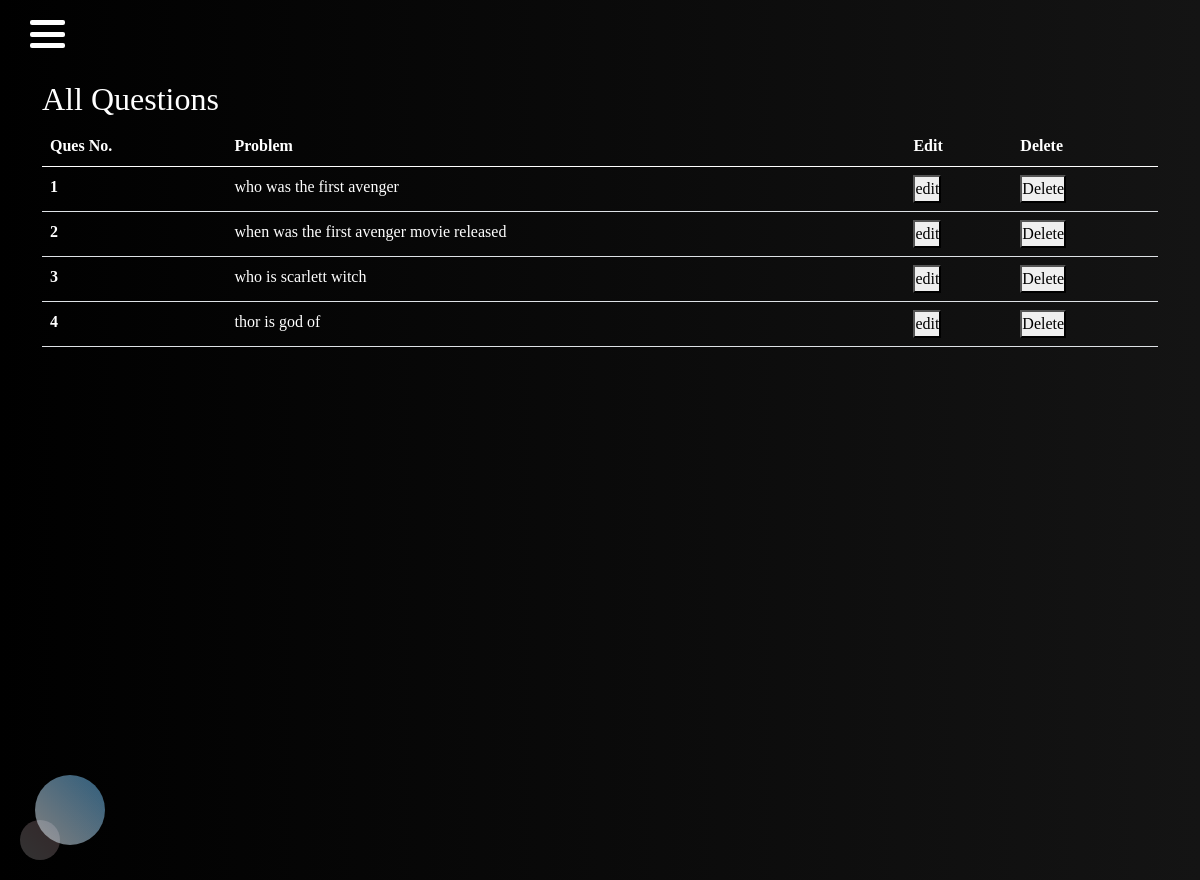
Page /view_questions/26 on the committed database.
### quizzes/models.py (models this page shows, shortened)
class Question(models.Model):
    quiz_id=models.IntegerField(default=id)
    question_no=models.IntegerField()
    problem=models.TextField()
    option_1=models.CharField(max_length=200)
    option_2=models.CharField(max_length=200)
    option_3=models.CharField(max_length=200,default='Both of these')
    option_4=models.CharField(max_length=200,default='None of these')
    correct_answer=models.CharField(max_length=10)
    prob_img_1=models.ImageField(upload_to="photos/%y/%m/",blank=True)
    prob_img_2=models.ImageField(upload_to="photos/%y/%m/",blank=True)
    points=models.IntegerField(default=10)
    date_created=models.DateTimeField(blank=True,default=datetime.now())

### quizzes/views.py (the view)
# urls.py: path('view_questions/<int:quiz_id>',views.view_questions,name='view_questions'),
def view_questions(request,quiz_id):
    if request.method=='POST':
        if request.POST.get('question_ops')=='delete':
            this_question=Question.objects.filter(quiz_id=request.POST.get('quiz_id') ,question_no=request.POST.get('question_no'))
            if this_question.exists():
                this_question.delete()
    all_questions=Question.objects.filter(quiz_id=quiz_id)
    data={
        'all_questions':all_questions,
        'quiz_id':quiz_id,
    }
    return render(request,'view_questions.html',data)

### accounts/context_processors.py (called while the page is built)
def user_profile(request):
    if request.user.is_authenticated:
        user_profile=get_object_or_404(User_profile,user_id=request.user.id)
        return {'user_profile' : user_profile ,}
    else:
        return {}

### templates/view_questions.html (shortened to what this page needs)
{% extends 'base.html' %} {% block custom_css %}{% endblock custom_css %} {% block content %}
<div class="container">
    <h2>All Questions </h2>
    <table class="table table-hover" style="color: white;">
        <thead>
            <tr>
                <th scope="col">Ques No.</th>
                <th scope="col">Problem</th>
                <th scope="col">Edit</th>
                <th scope="col">Delete</th>
            </tr>
        </thead>
        <tbody>
            {% for ques in all_questions %}
            <tr style="color: white;">
                <th scope="row">{{ques.question_no}}</th>
                <td>{{ques.problem}}</td>
                <td>
                    <a href="{% url 'edit_question' quiz_id ques.question_no%}">{% csrf_token %}<button>edit</button></a>
                </td>
                <td>
                    <form action="{% url 'view_questions' quiz_id %}" method="POST" id="delete_ques">{% csrf_token %}<input type="hidden" value="delete" name='question_ops'>
                        <button>Delete</button></form>
                </td>
            </tr>
            {% endfor %}
        </tbody>
    </table>
</div>
{% endblock content %} {% block custom_js %}{% endblock custom_js %}

### static/css/navbar.css (style rules this page uses)
html, body { height: 100%; }
body { min-height: 100%; font-family: 'Rozha One', serif; margin-top: 80px; }
* { margin: 0; padding: 0; box-sizing: border-box; }

### rows in the picture
Question: question_no "1", problem "who was the first avenger"
Question: question_no "2", problem "when was the first avenger movie released"
Question: question_no "3", problem "who is scarlett witch"
Question: question_no "4", problem "thor is god of"
